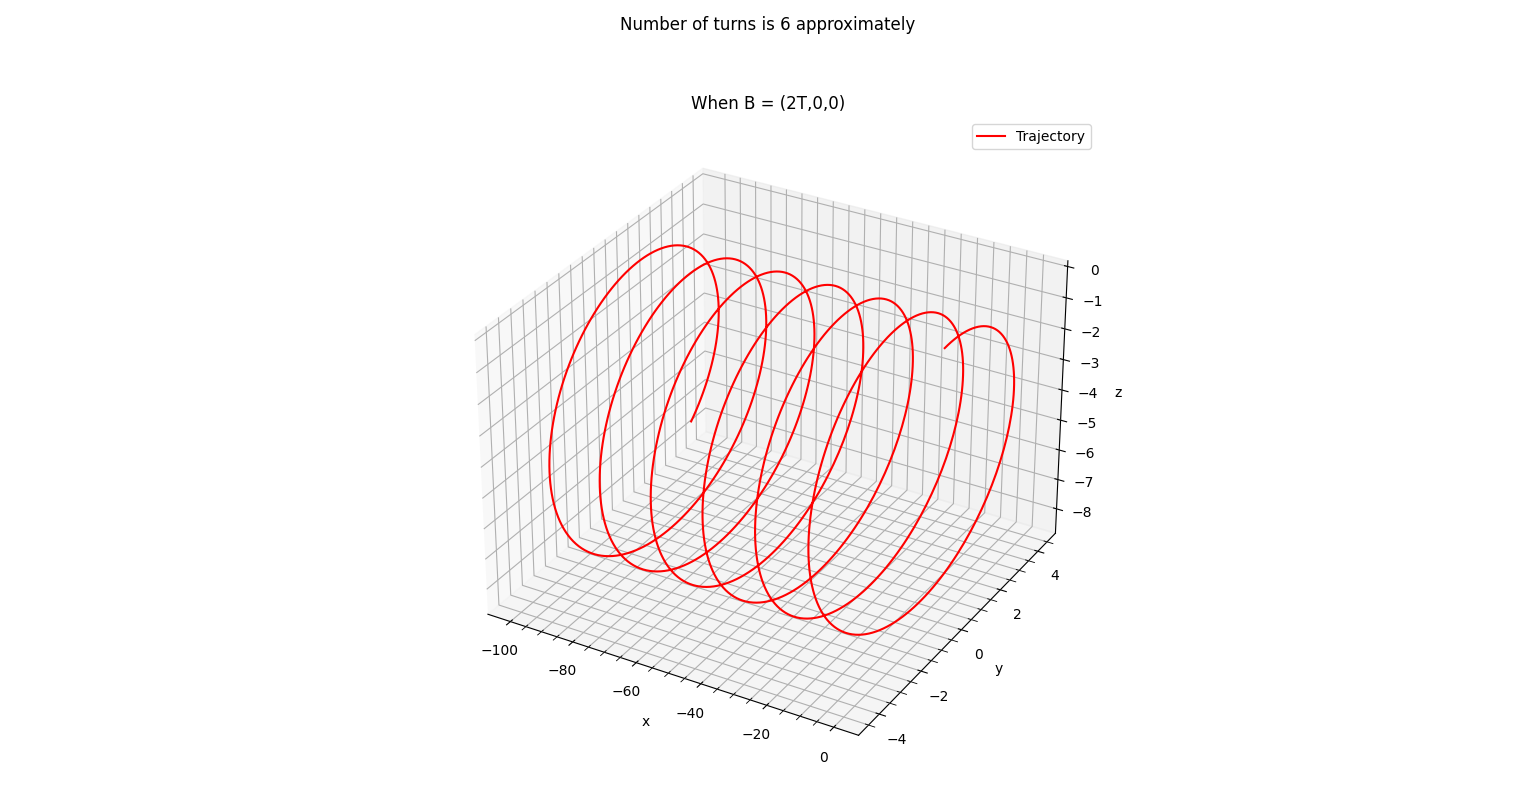

Source code (Python):
from mpl_toolkits.mplot3d import Axes3D
from scipy.integrate import odeint
import matplotlib.pyplot as plt
import numpy as np 

m, q, Bx = 1, 1, 2
v, theta = 10, 2*np.pi/3

def dS_dt(S, t):
    x, y, z, vx, vy, vz = S
    dx_dt = vx
    dy_dt = vy
    dz_dt = vz
    dvx_dt = 0
    dvy_dt = (q*vz*Bx)/m
    dvz_dt = -(q*vy*Bx)/m
    return [dx_dt, dy_dt, dz_dt, dvx_dt, dvy_dt, dvz_dt]

t = np.linspace(0, 20, 1001)
S0 = (0, 0, 0, v*np.cos(theta), v*np.sin(theta), 0)
sol = odeint(dS_dt, S0, t)
x, y, z, vx, vy, vz = sol.T[0], sol.T[1], sol.T[2], sol.T[3], sol.T[4], sol.T[5]

fig = plt.figure()
ax= fig.add_subplot(projection="3d")
ax.plot(x,y,z, color="red",label="Trajectory")
ax.set_xlabel("x")
ax.set_ylabel("y")
ax.set_zlabel("z")
ax.set_title("When B = (2T,0,0)")
ax.grid(which="major")
ax.grid(which="minor",linestyle="--")
ax.minorticks_on()
fig.suptitle("Number of turns is 6 approximately")
fig.tight_layout()
plt.legend()
plt.show()
